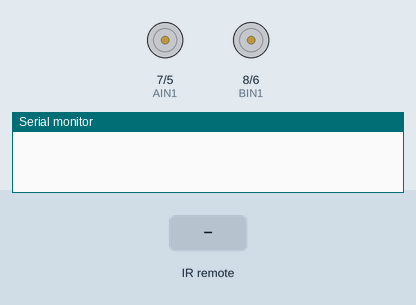
Bench run of a sketch on a simulated Arduino Uno, built with avr-gcc and run on an emulated ATmega328P. Parts: direction and speed pins drawn as motors (green arrow = direction pin HIGH = forward, orange = LOW = backward, longer = more drive), the last lines printed to the serial monitor. The inputs (shaded band) are chosen by the test bench.

Above: at 1.2 s.
1.3 s: infrared code 0xBF40FF00 received
2.8 s: infrared code 0xEA15FF00 received
At 4.0 s:
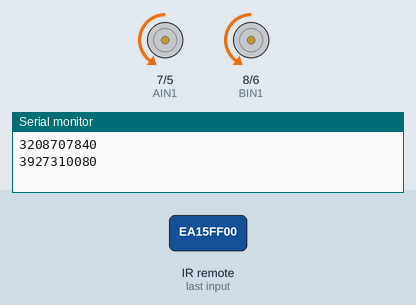
4.3 s: infrared code 0xB946FF00 received
At 5.3 s:
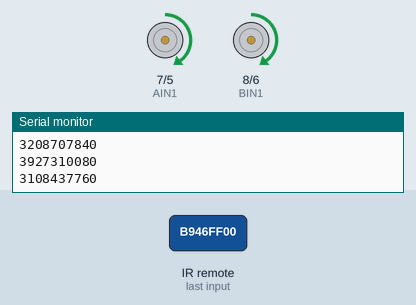
5.8 s: infrared code 0xBB44FF00 received
At 6.5 s:
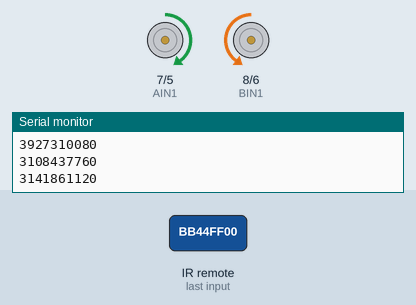
7.3 s: infrared code 0xBC43FF00 received
At 7.6 s:
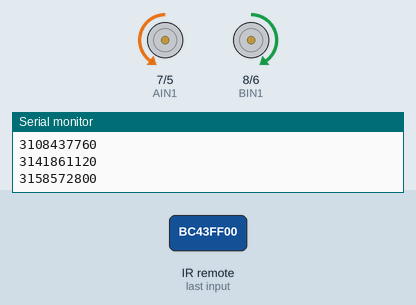
Timing chart, 0 to 9.8 s (numbered marks = the images above; inputs shaded):
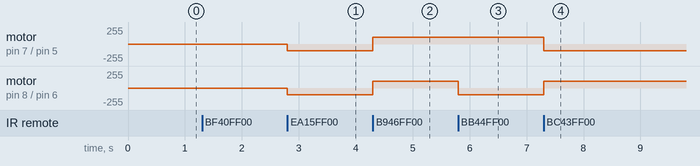

Measured:
- after the input at 2.8 s, motor on pin 7 (AIN1) / pin 5 (PWMA), motor on pin 8 (BIN1) / pin 6 (PWMB): stopped → backward 100/255 at once
- after the input at 4.3 s, motor on pin 7 (AIN1) / pin 5 (PWMA), motor on pin 8 (BIN1) / pin 6 (PWMB): backward 100/255 → forward 100/255 at once
- after the input at 5.8 s, motor on pin 8 (BIN1) / pin 6 (PWMB): forward 100/255 → backward 100/255 at once
- after the input at 7.3 s, motor on pin 7 (AIN1) / pin 5 (PWMA): forward 100/255 → backward 100/255 at once; motor on pin 8 (BIN1) / pin 6 (PWMB): backward 100/255 → forward 100/255 at once

The sketch:

LiaIrControlDraft4.ino
```cpp
#include <IRremote.h>
// Define the IR receiver pin
const int IR_PIN = 9;
// Define the IR receiver object
IRrecv irrecv(IR_PIN);

int PWMA =5;
int AIN1=7; // Direction motor B
int BIN1=8;// Direction motor A
int PWMB =6;
int STBY =3;

int MINspeed = 50;// MINImum speed before car or atleast my car struggles

int SPEED1 = 100; //MINspeed for MOVING   TURNS

int SPEED2 = 150;
int SPEED3 = 200;

int MAXspeed = 255;// MAXimum speed before car or atleast my car struggles

int oneEighty = 648; // amount of milliseconds to go 180 deggres when going right

void forward(int speed){

  digitalWrite(STBY,1);

  //motor A
  pinMode(PWMA,OUTPUT);
  analogWrite (PWMA,speed);
  pinMode(AIN1,OUTPUT);
  digitalWrite (AIN1,1);

  //Motor B
  pinMode(PWMB,OUTPUT);
  analogWrite(PWMB, speed);
  pinMode(BIN1,OUTPUT);
  digitalWrite (BIN1,1);


}
void stop (){

  digitalWrite(STBY,1);

  //motor A
  pinMode(PWMA,OUTPUT);
  analogWrite (PWMA,0);
  pinMode(AIN1,OUTPUT);
  digitalWrite (AIN1,1);

  //Motor B
  pinMode(PWMB,OUTPUT);
  analogWrite(PWMB, 0);
  pinMode(BIN1,OUTPUT);
  digitalWrite (BIN1,1);


}
void left(int speed){ // Left means it just turns left meaning stop moving forward and just moves in places leftward or counterclockwise for aslong as delaspeed dictates

  digitalWrite(STBY,1);

  //motor A
  pinMode(PWMA,OUTPUT);
  analogWrite (PWMA,speed);
  pinMode(AIN1,OUTPUT);
  digitalWrite (AIN1,1);

  //Motor B
  pinMode(PWMB,OUTPUT);
  analogWrite(PWMB, speed);
  pinMode(BIN1,OUTPUT);
  digitalWrite (BIN1,0);
}


void right(int speed){  //Right means it just turns right meaning stop moving forward and just moves in places rightward  or clockwise for aslong as delaspeed dictates

  digitalWrite(STBY,1);

  //motor A
  pinMode(PWMA,OUTPUT);
  analogWrite (PWMA,speed);
  pinMode(AIN1,OUTPUT);
  digitalWrite (AIN1,0);

  //Motor B
  pinMode(PWMB,OUTPUT);
  analogWrite(PWMB, speed);
  pinMode(BIN1,OUTPUT);
  digitalWrite (BIN1,1);


}

void backward(int speed){

  digitalWrite(STBY,1);

  //motor A
  pinMode(PWMA,OUTPUT);
  analogWrite (PWMA,speed);
  pinMode(AIN1,OUTPUT);
  digitalWrite (AIN1,0);

  //Motor B
  pinMode(PWMB,OUTPUT);
  analogWrite(PWMB, speed);
  pinMode(BIN1,OUTPUT);
  digitalWrite (BIN1,0);


}


void setup() {
  // put your setup code here, to run once:
  Serial.begin(9600);
  irrecv.enableIRIn();
}
void loop() {
  // Check if there are any available codes in the buffer
  if (irrecv.decode()) {
    // Print the HEX value of the button press
    unsigned long receivedCode = irrecv.decodedIRData.decodedRawData;
    Serial.println(receivedCode);

    // Define the codes as variables
    const unsigned long stopCode = 3208707840;        //OK button
    const unsigned long backwardCode = 3927310080;    //BACWARD arrow button
    const unsigned long forwardCode = 3108437760;     //FORWARD arrow button
    const unsigned long leftCode = 3141861120;        //LEFT arrow button
    const unsigned long rightCode = 3158572800;       //RIGHT arrow button

    // Check if the received code matches the stop code
    if (receivedCode == stopCode) {
      stop(); // Stop the motors when the stop code is received
    }

    // Check if the received code matches the backward code
    else if (receivedCode == backwardCode) {
      backward(100); // Execute backward function with a speed of 100
    }

    // Check if the received code matches the forward code
    else if (receivedCode == forwardCode) {
      forward(100); // Move forward with a speed of 100
    }

    // Check if the received code matches the left code
    else if (receivedCode == leftCode) {
      left(100); // Turn left with a speed of 100
    }

    // Check if the received code matches the right code
    else if (receivedCode == rightCode) {
      right(100); // Turn right with a speed of 100
    }

    // Reset the IR receiver for the next signal
    irrecv.resume();
  }

  // Continue with other non-blocking tasks in the loop
}
```
